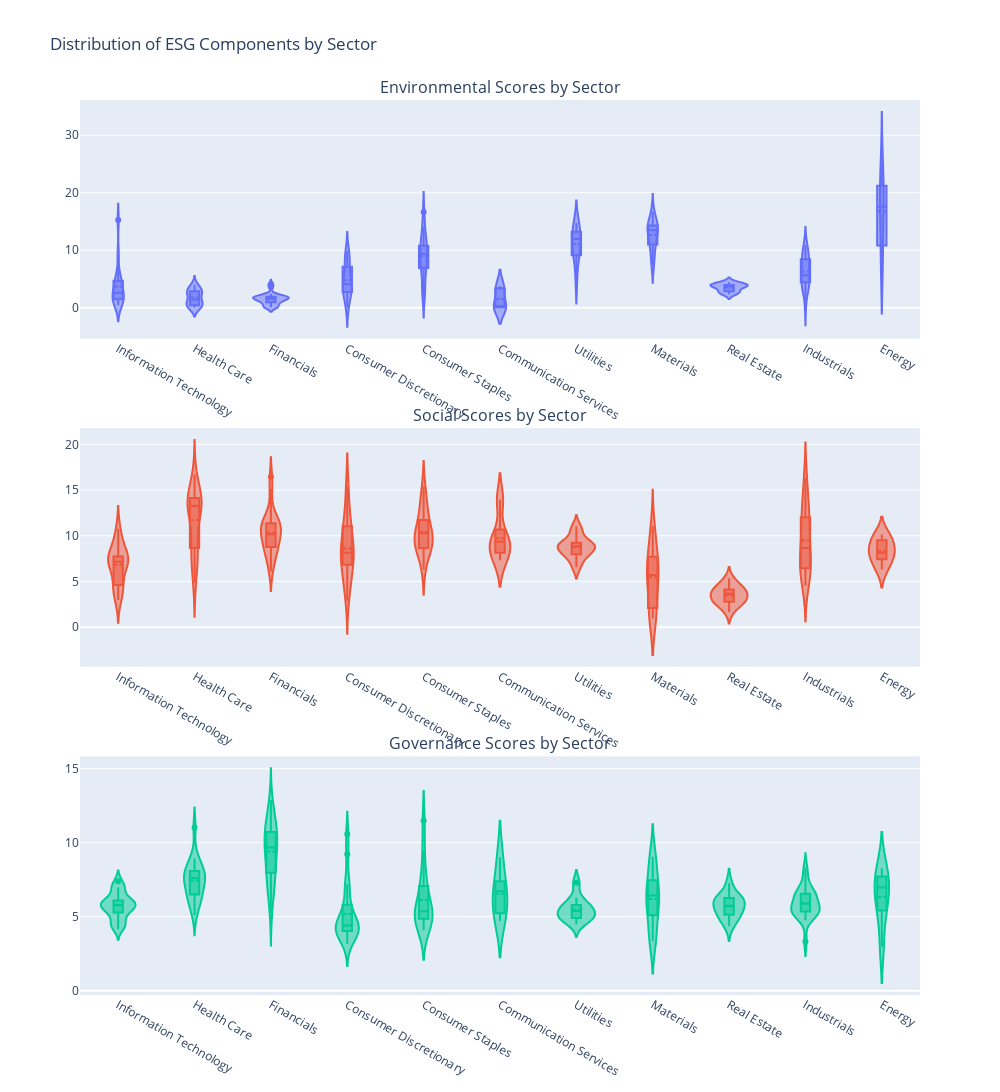

Notebook source saved alongside this figure:
### Markdown cell above
## 4. ESG Score Distribution by Sector

### Code cell
# Create violin plots for ESG components by sector
fig = make_subplots(rows=3, cols=1,
                    subplot_titles=('Environmental Scores by Sector',
                                   'Social Scores by Sector',
                                   'Governance Scores by Sector'),
                    vertical_spacing=0.1)

for i, score in enumerate(['environmentScore', 'socialScore', 'governanceScore']):
    fig.add_trace(
        go.Violin(x=df['GIS Sector'], y=df[score],
                  name=score.replace('Score', ''),
                  box_visible=True,
                  meanline_visible=True),
        row=i+1, col=1
    )

fig.update_layout(height=1200, width=1000,
                  title_text='Distribution of ESG Components by Sector',
                  showlegend=False)
fig.show()

### Figure 1 — Plotly figure (JSON) as saved in the notebook; plotly's stock layout.template omitted (floating-point values rounded to 4 significant figures; data arrays with more than 128 entries replaced by an {"elided": "..."} marker saying what was removed)
{"data": [{"box": {"visible": true}, "meanline": {"visible": true}, "name": "environment", "type": "violin", "x": {"elided": "176 str values"}, "xaxis": "x", "y": {"elided": "176 float values"}, "yaxis": "y"}, {"box": {"visible": true}, "meanline": {"visible": true}, "name": "social", "type": "violin", "x": {"elided": "176 str values"}, "xaxis": "x2", "y": {"elided": "176 float values"}, "yaxis": "y2"}, {"box": {"visible": true}, "meanline": {"visible": true}, "name": "governance", "type": "violin", "x": {"elided": "176 str values"}, "xaxis": "x3", "y": {"elided": "176 float values"}, "yaxis": "y3"}], "layout": {"annotations": [{"font": {"size": 16}, "showarrow": false, "text": "Environmental Scores by Sector", "x": 0.5, "xanchor": "center", "xref": "paper", "y": 1, "yanchor": "bottom", "yref": "paper"}, {"font": {"size": 16}, "showarrow": false, "text": "Social Scores by Sector", "x": 0.5, "xanchor": "center", "xref": "paper", "y": 0.6333, "yanchor": "bottom", "yref": "paper"}, {"font": {"size": 16}, "showarrow": false, "text": "Governance Scores by Sector", "x": 0.5, "xanchor": "center", "xref": "paper", "y": 0.2667, "yanchor": "bottom", "yref": "paper"}], "height": 1200, "showlegend": false, "title": {"text": "Distribution of ESG Components by Sector"}, "width": 1000, "xaxis": {"anchor": "y", "domain": [0, 1]}, "xaxis2": {"anchor": "y2", "domain": [0, 1]}, "xaxis3": {"anchor": "y3", "domain": [0, 1]}, "yaxis": {"anchor": "x", "domain": [0.7333, 1]}, "yaxis2": {"anchor": "x2", "domain": [0.3667, 0.6333]}, "yaxis3": {"anchor": "x3", "domain": [0, 0.2667]}}}
